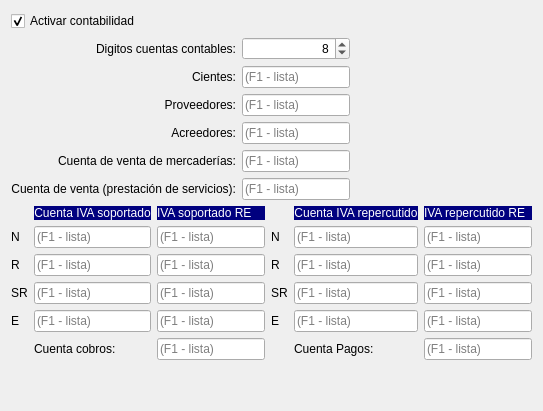
             <widget class="QWidget" name="tab_24">
              <attribute name="title">
               <string>Contabilidad</string>
              </attribute>
              <layout class="QVBoxLayout" name="verticalLayout_7">
               <item>
                <widget class="QCheckBox" name="chkContabilidad_3">
                 <property name="text">
                  <string>Activar contabilidad</string>
                 </property>
                 <property name="checked">
                  <bool>true</bool>
                 </property>
                </widget>
               </item>
               <item>
                <layout class="QGridLayout" name="gridLayout_19">
                 <item row="5" column="1">
                  <widget class="QLineEdit" name="txtCuenta_venta_servicios_3">
                   <property name="sizePolicy">
                    <sizepolicy hsizetype="Preferred" vsizetype="Fixed">
                     <horstretch>0</horstretch>
                     <verstretch>0</verstretch>
                    </sizepolicy>
                   </property>
                   <property name="maximumSize">
                    <size>
                     <width>200</width>
                     <height>16777215</height>
                    </size>
                   </property>
                   <property name="placeholderText">
                    <string>(F1 - lista)</string>
                   </property>
                   <property name="clearButtonEnabled">
                    <bool>true</bool>
                   </property>
                  </widget>
                 </item>
                 <item row="0" column="0">
                  <widget class="QLabel" name="label_160">
                   <property name="sizePolicy">
                    <sizepolicy hsizetype="Preferred" vsizetype="Preferred">
                     <horstretch>0</horstretch>
                     <verstretch>0</verstretch>
                    </sizepolicy>
                   </property>
                   <property name="text">
                    <string>Digitos cuentas contables:</string>
                   </property>
                   <property name="alignment">
                    <set>Qt::AlignRight|Qt::AlignTrailing|Qt::AlignVCenter</set>
                   </property>
                  </widget>
                 </item>
                 <item row="3" column="0">
                  <widget class="QLabel" name="label_156">
                   <property name="sizePolicy">
                    <sizepolicy hsizetype="Preferred" vsizetype="Preferred">
                     <horstretch>0</horstretch>
                     <verstretch>0</verstretch>
                    </sizepolicy>
                   </property>
                   <property name="text">
                    <string>Acreedores:</string>
                   </property>
                   <property name="alignment">
                    <set>Qt::AlignRight|Qt::AlignTrailing|Qt::AlignVCenter</set>
                   </property>
                  </widget>
                 </item>
                 <item row="3" column="1">
                  <widget class="QLineEdit" name="txtcuenta_acreedores_3">
                   <property name="sizePolicy">
                    <sizepolicy hsizetype="Preferred" vsizetype="Fixed">
                     <horstretch>0</horstretch>
                     <verstretch>0</verstretch>
                    </sizepolicy>
                   </property>
                   <property name="maximumSize">
                    <size>
                     <width>200</width>
                     <height>16777215</height>
                    </size>
                   </property>
                   <property name="placeholderText">
                    <string>(F1 - lista)</string>
                   </property>
                   <property name="clearButtonEnabled">
                    <bool>true</bool>
                   </property>
                  </widget>
                 </item>
                 <item row="4" column="0">
                  <widget class="QLabel" name="label_159">
                   <property name="sizePolicy">
                    <sizepolicy hsizetype="Preferred" vsizetype="Preferred">
                     <horstretch>0</horstretch>
                     <verstretch>0</verstretch>
                    </sizepolicy>
                   </property>
                   <property name="text">
                    <string>Cuenta de venta de mercaderías:</string>
                   </property>
                   <property name="alignment">
                    <set>Qt::AlignRight|Qt::AlignTrailing|Qt::AlignVCenter</set>
                   </property>
                  </widget>
                 </item>
                 <item row="4" column="1">
                  <widget class="QLineEdit" name="txtCuenta_venta_mercaderias_3">
                   <property name="sizePolicy">
                    <sizepolicy hsizetype="Preferred" vsizetype="Fixed">
                     <horstretch>0</horstretch>
                     <verstretch>0</verstretch>
                    </sizepolicy>
                   </property>
                   <property name="maximumSize">
                    <size>
                     <width>200</width>
                     <height>16777215</height>
                    </size>
                   </property>
                   <property name="placeholderText">
                    <string>(F1 - lista)</string>
                   </property>
                   <property name="clearButtonEnabled">
                    <bool>true</bool>
                   </property>
                  </widget>
                 </item>
                 <item row="5" column="0">
                  <widget class="QLabel" name="label_157">
                   <property name="sizePolicy">
                    <sizepolicy hsizetype="Preferred" vsizetype="Preferred">
                     <horstretch>0</horstretch>
                     <verstretch>0</verstretch>
                    </sizepolicy>
                   </property>
                   <property name="text">
                    <string>Cuenta de venta (prestación de servicios):</string>
                   </property>
                   <property name="alignment">
                    <set>Qt::AlignRight|Qt::AlignTrailing|Qt::AlignVCenter</set>
                   </property>
                  </widget>
                 </item>
                 <item row="0" column="1">
                  <widget class="QSpinBox" name="txtdigitos_cuentas_3">
                   <property name="sizePolicy">
                    <sizepolicy hsizetype="Preferred" vsizetype="Fixed">
                     <horstretch>0</horstretch>
                     <verstretch>0</verstretch>
                    </sizepolicy>
                   </property>
                   <property name="maximumSize">
                    <size>
                     <width>200</width>
                     <height>16777215</height>
                    </size>
                   </property>
                   <property name="alignment">
                    <set>Qt::AlignRight|Qt::AlignTrailing|Qt::AlignVCenter</set>
                   </property>
                   <property name="maximum">
                    <number>20</number>
                   </property>
                   <property name="value">
                    <number>8</number>
                   </property>
                  </widget>
                 </item>
                 <item row="2" column="1">
                  <widget class="QLineEdit" name="txtcuenta_proveedores_3">
                   <property name="sizePolicy">
                    <sizepolicy hsizetype="Preferred" vsizetype="Fixed">
                     <horstretch>0</horstretch>
                     <verstretch>0</verstretch>
                    </sizepolicy>
                   </property>
                   <property name="maximumSize">
                    <size>
                     <width>200</width>
                     <height>16777215</height>
                    </size>
                   </property>
                   <property name="placeholderText">
                    <string>(F1 - lista)</string>
                   </property>
                   <property name="clearButtonEnabled">
                    <bool>true</bool>
                   </property>
                  </widget>
                 </item>
                 <item row="1" column="1">
                  <widget class="QLineEdit" name="txtcuentaCliente_3">
                   <property name="sizePolicy">
                    <sizepolicy hsizetype="Preferred" vsizetype="Fixed">
                     <horstretch>0</horstretch>
                     <verstretch>0</verstretch>
                    </sizepolicy>
                   </property>
                   <property name="maximumSize">
                    <size>
                     <width>200</width>
                     <height>16777215</height>
                    </size>
                   </property>
                   <property name="placeholderText">
                    <string>(F1 - lista)</string>
                   </property>
                   <property name="clearButtonEnabled">
                    <bool>true</bool>
                   </property>
                  </widget>
                 </item>
                 <item row="2" column="0">
                  <widget class="QLabel" name="label_158">
                   <property name="sizePolicy">
                    <sizepolicy hsizetype="Preferred" vsizetype="Preferred">
                     <horstretch>0</horstretch>
                     <verstretch>0</verstretch>
                    </sizepolicy>
                   </property>
                   <property name="text">
                    <string>Proveedores:</string>
                   </property>
                   <property name="alignment">
                    <set>Qt::AlignRight|Qt::AlignTrailing|Qt::AlignVCenter</set>
                   </property>
                  </widget>
                 </item>
                 <item row="1" column="0">
                  <widget class="QLabel" name="label_155">
                   <property name="sizePolicy">
                    <sizepolicy hsizetype="Preferred" vsizetype="Preferred">
                     <horstretch>0</horstretch>
                     <verstretch>0</verstretch>
                    </sizepolicy>
                   </property>
                   <property name="text">
                    <string>Cientes:</string>
                   </property>
                   <property name="alignment">
                    <set>Qt::AlignRight|Qt::AlignTrailing|Qt::AlignVCenter</set>
                   </property>
                  </widget>
                 </item>
                 <item row="1" column="2">
                  <spacer name="horizontalSpacer_7">
                   <property name="orientation">
                    <enum>Qt::Horizontal</enum>
                   </property>
                   <property name="sizeHint" stdset="0">
                    <size>
                     <width>40</width>
                     <height>20</height>
                    </size>
                   </property>
                  </spacer>
                 </item>
                </layout>
               </item>
               <item>
                <layout class="QGridLayout" name="gridLayout_47">
                 <item row="0" column="4">
                  <widget class="QLabel" name="label_167">
                   <property name="maximumSize">
                    <size>
                     <width>16777215</width>
                     <height>27</height>
                    </size>
                   </property>
                   <property name="styleSheet">
                    <string notr="true">background-color: rgb(0, 0, 127);
border-color: rgb(0, 0, 42);
color: rgb(255, 255, 255);</string>
                   </property>
                   <property name="text">
                    <string>Cuenta IVA repercutido</string>
                   </property>
                   <property name="alignment">
                    <set>Qt::AlignCenter</set>
                   </property>
                  </widget>
                 </item>
                 <item row="1" column="3">
                  <widget class="QLabel" name="label_169">
                   <property name="text">
                    <string>N</string>
                   </property>
                  </widget>
                 </item>
                 <item row="1" column="0">
                  <widget class="QLabel" name="label_168">
                   <property name="text">
                    <string>N</string>
                   </property>
                  </widget>
                 </item>
                 <item row="4" column="2">
                  <widget class="QLineEdit" name="ivasoportadore4_3">
                   <property name="placeholderText">
                    <string>(F1 - lista)</string>
                   </property>
                   <property name="clearButtonEnabled">
                    <bool>true</bool>
                   </property>
                  </widget>
                 </item>
                 <item row="3" column="1">
                  <widget class="QLineEdit" name="ivasoportado3_3">
                   <property name="placeholderText">
                    <string>(F1 - lista)</string>
                   </property>
                   <property name="clearButtonEnabled">
                    <bool>true</bool>
                   </property>
                  </widget>
                 </item>
                 <item row="2" column="1">
                  <widget class="QLineEdit" name="ivasoportado2_3">
                   <property name="placeholderText">
                    <string>(F1 - lista)</string>
                   </property>
                   <property name="clearButtonEnabled">
                    <bool>true</bool>
                   </property>
                  </widget>
                 </item>
                 <item row="4" column="0">
                  <widget class="QLabel" name="label_172">
                   <property name="text">
                    <string>E</string>
                   </property>
                  </widget>
                 </item>
                 <item row="1" column="1">
                  <widget class="QLineEdit" name="ivasoportado1_3">
                   <property name="placeholderText">
                    <string>(F1 - lista)</string>
                   </property>
                   <property name="clearButtonEnabled">
                    <bool>true</bool>
                   </property>
                  </widget>
                 </item>
                 <item row="3" column="2">
                  <widget class="QLineEdit" name="ivasoportadore3_3">
                   <property name="placeholderText">
                    <string>(F1 - lista)</string>
                   </property>
                   <property name="clearButtonEnabled">
                    <bool>true</bool>
                   </property>
                  </widget>
                 </item>
                 <item row="2" column="3">
                  <widget class="QLabel" name="label_165">
                   <property name="text">
                    <string>R</string>
                   </property>
                  </widget>
                 </item>
                 <item row="4" column="4">
                  <widget class="QLineEdit" name="ivarepercutido4_3">
                   <property name="placeholderText">
                    <string>(F1 - lista)</string>
                   </property>
                   <property name="clearButtonEnabled">
                    <bool>true</bool>
                   </property>
                  </widget>
                 </item>
                 <item row="2" column="4">
                  <widget class="QLineEdit" name="ivarepercutido2_3">
                   <property name="placeholderText">
                    <string>(F1 - lista)</string>
                   </property>
                   <property name="clearButtonEnabled">
                    <bool>true</bool>
                   </property>
                  </widget>
                 </item>
                 <item row="1" column="4">
                  <widget class="QLineEdit" name="ivarepercutido1_3">
                   <property name="placeholderText">
                    <string>(F1 - lista)</string>
                   </property>
                   <property name="clearButtonEnabled">
                    <bool>true</bool>
                   </property>
                  </widget>
                 </item>
                 <item row="0" column="1">
                  <widget class="QLabel" name="label_166">
                   <property name="maximumSize">
                    <size>
                     <width>16777215</width>
                     <height>27</height>
                    </size>
                   </property>
                   <property name="styleSheet">
                    <string notr="true">background-color: rgb(0, 0, 127);
border-color: rgb(0, 0, 42);
color: rgb(255, 255, 255);</string>
                   </property>
                   <property name="text">
                    <string>Cuenta IVA soportado</string>
                   </property>
                   <property name="alignment">
                    <set>Qt::AlignCenter</set>
                   </property>
                  </widget>
                 </item>
                 <item row="0" column="5">
                  <widget class="QLabel" name="label_174">
                   <property name="maximumSize">
                    <size>
                     <width>16777215</width>
                     <height>27</height>
                    </size>
                   </property>
                   <property name="styleSheet">
                    <string notr="true">background-color: rgb(0, 0, 127);
color: rgb(255, 255, 255);</string>
                   </property>
                   <property name="text">
                    <string>IVA repercutido RE</string>
                   </property>
                  </widget>
                 </item>
                 <item row="3" column="4">
                  <widget class="QLineEdit" name="ivarepercutido3_3">
                   <property name="placeholderText">
                    <string>(F1 - lista)</string>
                   </property>
                   <property name="clearButtonEnabled">
                    <bool>true</bool>
                   </property>
                  </widget>
                 </item>
                 <item row="3" column="0">
                  <widget class="QLabel" name="label_170">
                   <property name="text">
                    <string>SR</string>
                   </property>
                  </widget>
                 </item>
                 <item row="1" column="2">
                  <widget class="QLineEdit" name="ivasoportadore1_3">
                   <property name="placeholderText">
                    <string>(F1 - lista)</string>
                   </property>
                   <property name="clearButtonEnabled">
                    <bool>true</bool>
                   </property>
                  </widget>
                 </item>
                 <item row="2" column="0">
                  <widget class="QLabel" name="label_164">
                   <property name="text">
                    <string>R</string>
                   </property>
                  </widget>
                 </item>
                 <item row="2" column="5">
                  <widget class="QLineEdit" name="ivarepercutidore2_3">
                   <property name="placeholderText">
                    <string>(F1 - lista)</string>
                   </property>
                   <property name="clearButtonEnabled">
                    <bool>true</bool>
                   </property>
                  </widget>
                 </item>
                 <item row="2" column="2">
                  <widget class="QLineEdit" name="ivasoportadore2_3">
                   <property name="placeholderText">
                    <string>(F1 - lista)</string>
                   </property>
                   <property name="clearButtonEnabled">
                    <bool>true</bool>
                   </property>
                  </widget>
                 </item>
                 <item row="3" column="3">
                  <widget class="QLabel" name="label_171">
                   <property name="text">
                    <string>SR</string>
                   </property>
                  </widget>
                 </item>
                 <item row="1" column="5">
                  <widget class="QLineEdit" name="ivarepercutidore1_3">
                   <property name="placeholderText">
                    <string>(F1 - lista)</string>
                   </property>
                   <property name="clearButtonEnabled">
                    <bool>true</bool>
                   </property>
                  </widget>
                 </item>
                 <item row="4" column="1">
                  <widget class="QLineEdit" name="ivasoportado4_3">
                   <property name="placeholderText">
                    <string>(F1 - lista)</string>
                   </property>
                   <property name="clearButtonEnabled">
                    <bool>true</bool>
                   </property>
                  </widget>
                 </item>
                 <item row="4" column="5">
                  <widget class="QLineEdit" name="ivarepercutidore4_3">
                   <property name="placeholderText">
                    <string>(F1 - lista)</string>
                   </property>
                   <property name="clearButtonEnabled">
                    <bool>true</bool>
                   </property>
                  </widget>
                 </item>
                 <item row="0" column="2">
                  <widget class="QLabel" name="label_173">
                   <property name="maximumSize">
                    <size>
                     <width>16777215</width>
                     <height>27</height>
                    </size>
                   </property>
                   <property name="styleSheet">
                    <string notr="true">background-color: rgb(0, 0, 127);
color: rgb(255, 255, 255);</string>
                   </property>
                   <property name="text">
                    <string>IVA soportado RE</string>
                   </property>
                  </widget>
                 </item>
                 <item row="3" column="5">
                  <widget class="QLineEdit" name="ivarepercutidore3_3">
                   <property name="placeholderText">
                    <string>(F1 - lista)</string>
                   </property>
                   <property name="clearButtonEnabled">
                    <bool>true</bool>
                   </property>
                  </widget>
                 </item>
                 <item row="4" column="3">
                  <widget class="QLabel" name="label_163">
                   <property name="text">
                    <string>E</string>
                   </property>
                  </widget>
                 </item>
                 <item row="5" column="1">
                  <widget class="QLabel" name="label_162">
                   <property name="text">
                    <string>Cuenta cobros:</string>
                   </property>
                  </widget>
                 </item>
                 <item row="5" column="2">
                  <widget class="QLineEdit" name="txtcuenta_cobros_3">
                   <property name="placeholderText">
                    <string>(F1 - lista)</string>
                   </property>
                  </widget>
                 </item>
                 <item row="5" column="4">
                  <widget class="QLabel" name="label_161">
                   <property name="text">
                    <string>Cuenta Pagos:</string>
                   </property>
                  </widget>
                 </item>
                 <item row="5" column="5">
                  <widget class="QLineEdit" name="txtcuenta_pagos_3">
                   <property name="placeholderText">
                    <string>(F1 - lista)</string>
                   </property>
                  </widget>
                 </item>
                </layout>
               </item>
               <item>
                <spacer name="verticalSpacer_6">
                 <property name="orientation">
                  <enum>Qt::Vertical</enum>
                 </property>
                 <property name="sizeHint" stdset="0">
                  <size>
                   <width>20</width>
                   <height>40</height>
                  </size>
                 </property>
                </spacer>
               </item>
              </layout>
             </widget>
